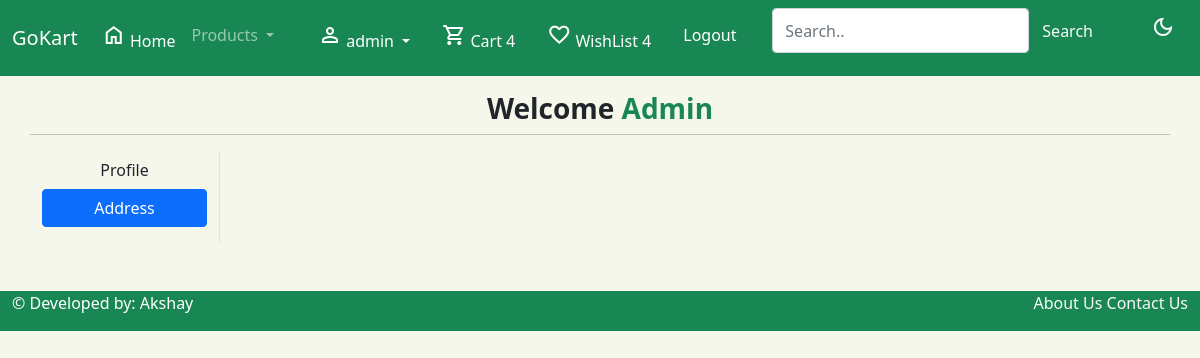
Page /address/ (signed in) on the earlier database version.
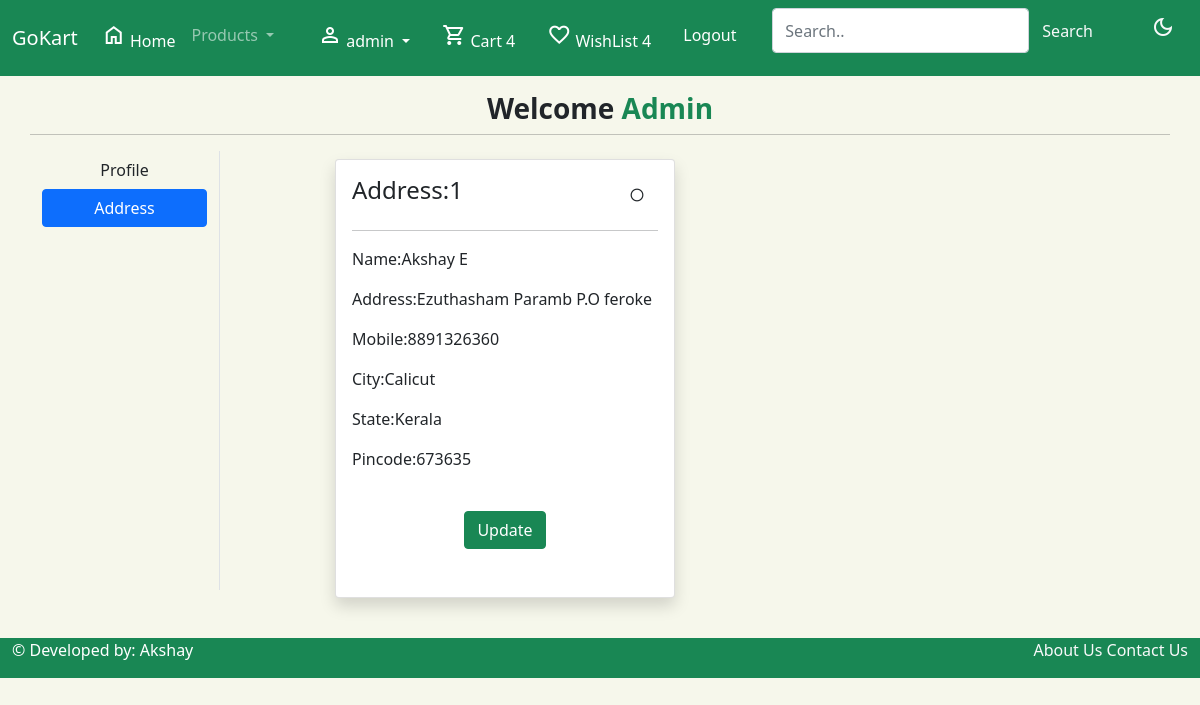
Same page on the later database version.
### Gokart/models.py (models this page shows, shortened)
class Customer(models.Model):
    user=models.ForeignKey(User,on_delete=models.CASCADE)
    name=models.CharField(max_length=100)
    address=models.CharField(max_length=100)
    city=models.CharField(max_length=100)
    mobile=models.IntegerField(default=0)
    zipcode=models.IntegerField()
    state=models.CharField(choices=STATE_CHOICES,max_length=100)

### Gokart/views.py (the view)
# urls.py: path('address/',views.address,name='address'),
def address(request):
    add=Customer.objects.filter(user=request.user)
    return render(request,'app/address.html',locals())

### Gokart/templates/app/address.html (shortened to what this page needs)
{% extends "app/base.html" %}
{% load static %}
{% block main-content %}
<div class="container">
    <div class="row">
        <h3 class="text-center fw-bold  ">Welcome <span class="text-success ">{{request.user.username|capfirst}}</span></h3>
        <hr>
        <div class="col-sm-2 border-end ">
            <ul class="list-unstyled ">
                <li class="d-grid "><a href="{% url 'profile' %}" class="btn">Profile</a></li>
                <li class="d-grid "><a href="{% url 'address' %}" class="btn btn-primary ">Address</a></li>
            </ul>
        </div>
        <div class="col-sm-8 offset-sm-1 ">
            <div class="row">
                {% for ad in add %}
                <div class="col-sm-6 ">
                    <div class="card m-2 shadow h-100 ">
                        <div class="card-body ">
                            <div class="card-title d-flex justify-content-between  ">
                                <h4>Address:{{forloop.counter}}</h4>
                                <button onclick="select()" class="material-symbols-outlined btn btn-default">
                                </button>
                            </div>
                            <hr>
                            <p>Name:{{ad.name}}</p>
                            <p>Address:{{ad.address}}</p>
                            <p>Mobile:{{ad.mobile}}</p>
                            <p>City:{{ad.city}}</p>
                            <p>State:{{ad.state}}</p>
                            <p>Pincode:{{ad.zipcode}}</p>
                            <br>
                            <p class="text-center"><a href="{% url 'address-update' pk=ad.id %}" type="button" class="btn btn-success ">Update</a></p>
                        </div>
                    </div>
                </div>
                {% endfor %}
            </div>
        </div>
    </div>
</div>
{% endblock main-content %}

Differences in the rows shown:
added Customer: name "Akshay E", address "Ezuthasham Paramb P.O feroke", mobile "8891326360", city "Calicut", state "Kerala", zipcode "673635"
